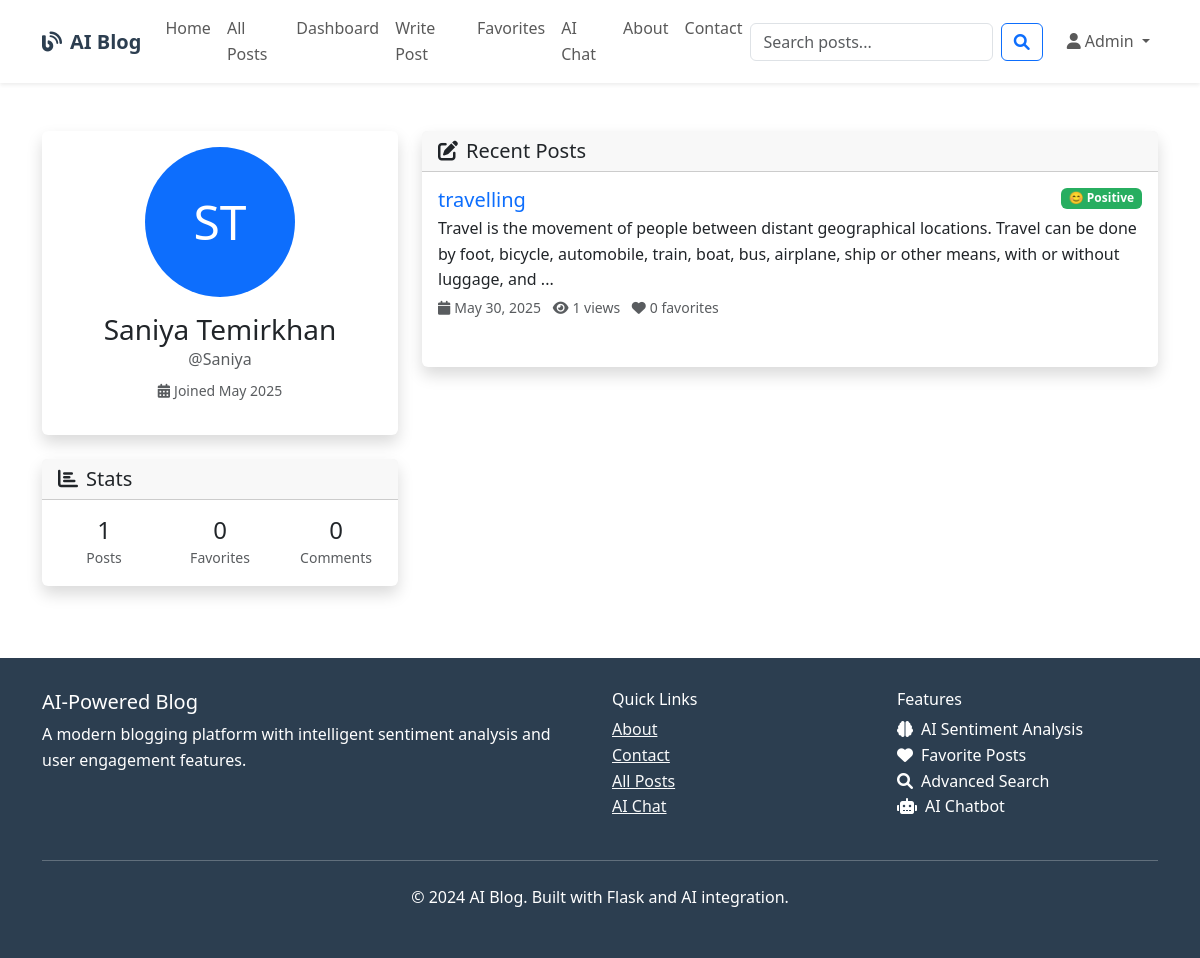
Before: /auth/profile/2 (signed in) with the older database file.
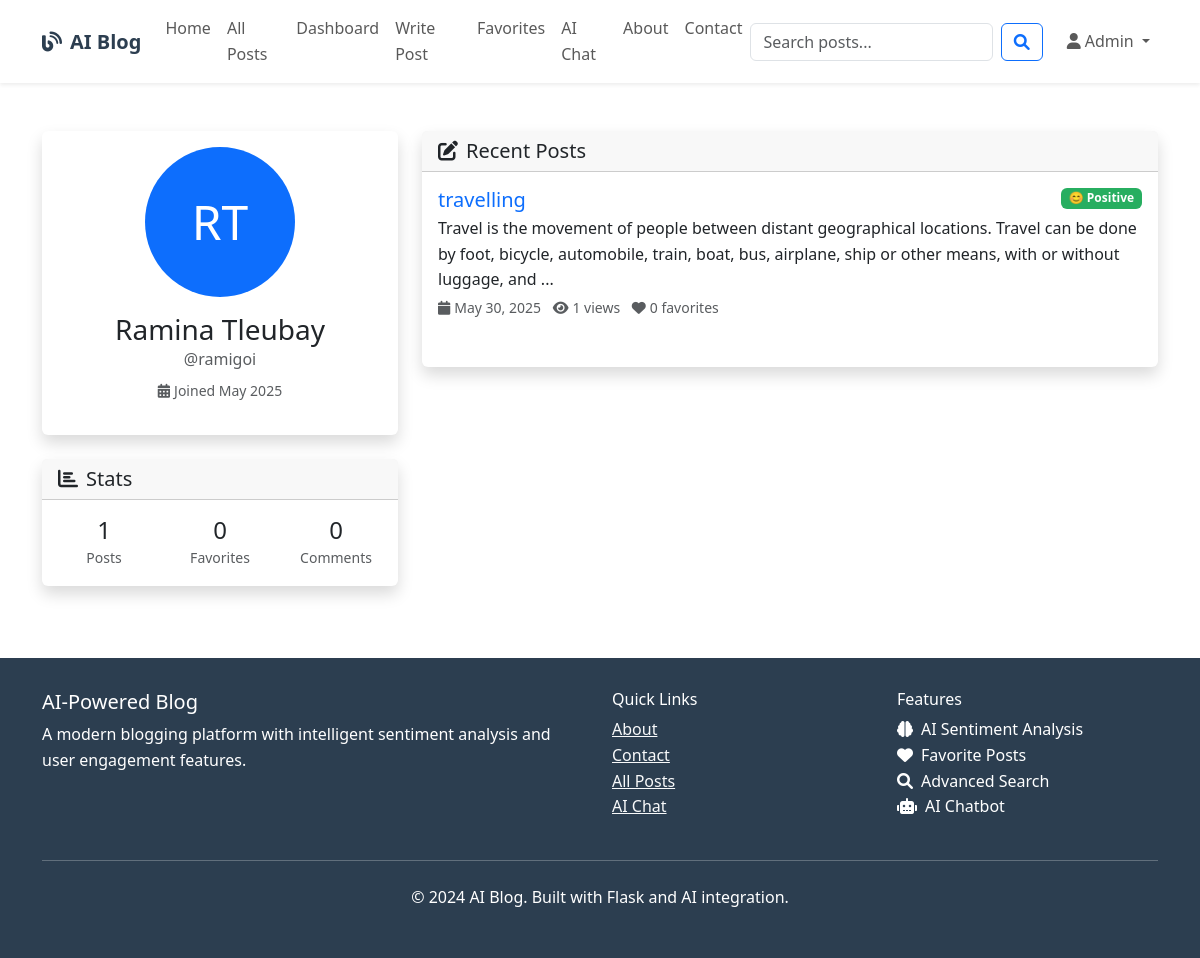
After: the same page with the newer database file.
### models.py (models this page shows, shortened)
class User(UserMixin, db.Model):
    id = db.Column(db.Integer, primary_key=True)
    username = db.Column(db.String(80), unique=True, nullable=False)
    email = db.Column(db.String(120), unique=True, nullable=False)
    password_hash = db.Column(db.String(120), nullable=False)
    first_name = db.Column(db.String(50), nullable=False)
    last_name = db.Column(db.String(50), nullable=False)
    bio = db.Column(db.Text)
    profile_image = db.Column(db.String(200), default='default.jpg')
    created_at = db.Column(db.DateTime, default=datetime.utcnow)
    is_active = db.Column(db.Boolean, default=True)
    posts = db.relationship('BlogPost', backref='author', lazy='dynamic', cascade='all, delete-orphan')
    comments = db.relationship('Comment', backref='author', lazy='dynamic', cascade='all, delete-orphan')
    favorites = db.relationship('Favorite', backref='user', lazy='dynamic', cascade='all, delete-orphan')
    def get_full_name(self):
        return f"{self.first_name} {self.last_name}"

### blueprints/auth.py (the view)
@auth_bp.route('/profile')
@auth_bp.route('/profile/<int:user_id>')
def profile(user_id=None):
    try:
        if user_id is None:
            if current_user.is_authenticated:
                user_id = current_user.id
            else:
                flash('Please log in to view your profile.', 'warning')
                return redirect(url_for('auth.login'))
        user = User.query.get_or_404(user_id)
        recent_posts = []
        try:
            recent_posts = BlogPost.query.filter_by(user_id=user_id, published=True)\
                                         .order_by(desc(BlogPost.created_at))\
                                         .limit(5).all()
        except Exception as e:
            print(f"Error getting recent posts: {e}")
        favorite_posts = []
        if current_user.is_authenticated and current_user.id == user_id:
            try:
                favorites = Favorite.query.filter_by(user_id=user_id).limit(5).all()
                favorite_posts = [fav.post for fav in favorites if fav.post]
            except Exception as e:
                print(f"Error getting favorite posts: {e}")
        stats = {
            'total_posts': 0,
            'total_favorites': 0,
            'total_comments': 0
        }
        try:
            stats['total_posts'] = BlogPost.query.filter_by(user_id=user_id, published=True).count()
        except:
            pass
        try:
            stats['total_favorites'] = Favorite.query.filter_by(user_id=user_id).count()
        except:
            pass
        try:
            stats['total_comments'] = Comment.query.filter_by(user_id=user_id).count()
        except:
            pass
        return render_template('auth/profile.html',
                             user=user,
                             recent_posts=recent_posts,
                             favorite_posts=favorite_posts,
                             stats=stats)
    except Exception as e:
        print(f"Profile error: {e}")
        flash('Profile not found.', 'danger')
        return redirect(url_for('main.index'))

### models.py (called while the page is built)
    def get_sentiment_emoji(self):
        if self.sentiment_label == 'positive':
            return '😊'
        elif self.sentiment_label == 'negative':
            return '😔'
        else:
            return '😐'

    def get_favorite_count(self):
        try:
            return self.favorites.count()
        except Exception as e:
            print(f"Error getting favorite count: {e}")
            return 0

### templates/auth/profile.html (shortened to what the changed rows need)
{% extends "base.html" %}
{% block content %}
<div class="container py-5">
    <div class="row">
        <div class="col-lg-4 mb-4">
            <div class="card shadow">
                <div class="card-body text-center">
                    {% if user.profile_image and user.profile_image != 'default.jpg' %}
                    <img src="{{ url_for('static', filename='uploads/profiles/' + user.profile_image) }}"
                         class="rounded-circle img-thumbnail mb-3" width="150" height="150"
                         alt="{{ user.get_full_name() }}">
                    {% else %}
                    <div class="bg-primary rounded-circle d-flex align-items-center justify-content-center text-white mx-auto mb-3"
                         style="width: 150px; height: 150px; font-size: 3rem;">
                        {{ user.first_name[0] }}{{ user.last_name[0] }}
                    </div>
                    {% endif %}
                    <h3 class="mb-0">{{ user.get_full_name() }}</h3>
                    <p class="text-muted mb-2">@{{ user.username }}</p>
                    <p class="text-muted small mb-3">
                        <i class="fas fa-calendar-alt me-1"></i>Joined {{ user.created_at.strftime('%B %Y') }}
                    </p>
                </div>
            </div>
        </div>
    </div>
</div>
{% endblock %}

Changed rows visible on the page:
changed User: first_name "S" → "R"; get_full_name "Saniya Temirkhan" → "Ramina Tleubay"; username "Saniya" → "ramigoi"
